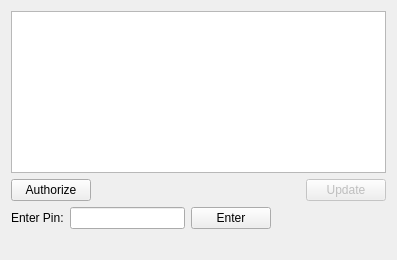
<?xml version="1.0" encoding="UTF-8"?>
<ui version="4.0">
 <class>StatusUpdateWidget</class>
 <widget class="QWidget" name="StatusUpdateWidget">
  <property name="geometry">
   <rect>
    <x>0</x>
    <y>0</y>
    <width>397</width>
    <height>260</height>
   </rect>
  </property>
  <property name="windowTitle">
   <string>Form</string>
  </property>
  <layout class="QGridLayout" name="gridLayout">
   <item row="0" column="0">
    <widget class="QPlainTextEdit" name="updateTextEdit"/>
   </item>
   <item row="1" column="0">
    <layout class="QHBoxLayout" name="horizontalLayout">
     <item>
      <widget class="QPushButton" name="authorizeButton">
       <property name="text">
        <string>Authorize</string>
       </property>
      </widget>
     </item>
     <item>
      <spacer name="horizontalSpacer">
       <property name="orientation">
        <enum>Qt::Horizontal</enum>
       </property>
       <property name="sizeHint" stdset="0">
        <size>
         <width>214</width>
         <height>20</height>
        </size>
       </property>
      </spacer>
     </item>
     <item>
      <widget class="QPushButton" name="updateButton">
       <property name="enabled">
        <bool>false</bool>
       </property>
       <property name="text">
        <string>Update</string>
       </property>
      </widget>
     </item>
    </layout>
   </item>
   <item row="2" column="0">
    <layout class="QHBoxLayout" name="horizontalLayout_2">
     <item>
      <widget class="QLabel" name="label">
       <property name="text">
        <string>Enter Pin:</string>
       </property>
      </widget>
     </item>
     <item>
      <widget class="QLineEdit" name="pinLineEdit"/>
     </item>
     <item>
      <widget class="QPushButton" name="pinPushButton">
       <property name="text">
        <string>Enter</string>
       </property>
      </widget>
     </item>
     <item>
      <spacer name="horizontalSpacer_2">
       <property name="orientation">
        <enum>Qt::Horizontal</enum>
       </property>
       <property name="sizeHint" stdset="0">
        <size>
         <width>40</width>
         <height>20</height>
        </size>
       </property>
      </spacer>
     </item>
    </layout>
   </item>
   <item row="3" column="0">
    <widget class="QLabel" name="infoLabel">
     <property name="text">
      <string/>
     </property>
    </widget>
   </item>
  </layout>
 </widget>
 <resources/>
 <connections/>
</ui>
